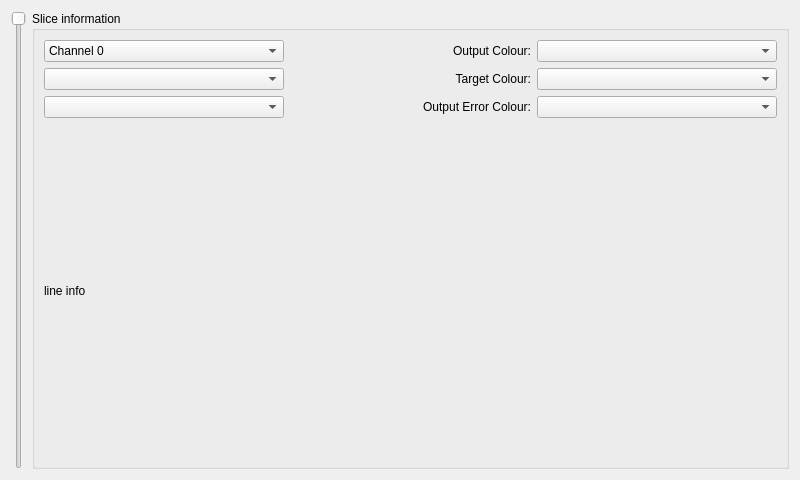
<?xml version="1.0" encoding="UTF-8"?>
<ui version="4.0">
 <class>LSHGridView</class>
 <widget class="QWidget" name="LSHGridView">
  <property name="geometry">
   <rect>
    <x>0</x>
    <y>0</y>
    <width>800</width>
    <height>480</height>
   </rect>
  </property>
  <property name="windowTitle">
   <string>LSH Grid View</string>
  </property>
  <layout class="QHBoxLayout" name="horizontalLayout">
   <item>
    <layout class="QHBoxLayout" name="view_lay"/>
   </item>
   <item>
    <widget class="QSlider" name="lineSlider">
     <property name="orientation">
      <enum>Qt::Vertical</enum>
     </property>
     <property name="invertedAppearance">
      <bool>true</bool>
     </property>
    </widget>
   </item>
   <item>
    <widget class="QGroupBox" name="info_grp">
     <property name="title">
      <string>Slice information</string>
     </property>
     <property name="flat">
      <bool>true</bool>
     </property>
     <layout class="QGridLayout" name="infoGrp_lay">
      <item row="0" column="0">
       <widget class="QComboBox" name="channel">
        <item>
         <property name="text">
          <string>Channel 0</string>
         </property>
        </item>
        <item>
         <property name="text">
          <string>Channel 1</string>
         </property>
        </item>
        <item>
         <property name="text">
          <string>Channel 2</string>
         </property>
        </item>
        <item>
         <property name="text">
          <string>Channel 3</string>
         </property>
        </item>
       </widget>
      </item>
      <item row="5" column="0" colspan="3">
       <widget class="QLabel" name="lineInfo_lbl">
        <property name="text">
         <string>line info</string>
        </property>
       </widget>
      </item>
      <item row="1" column="0">
       <widget class="QComboBox" name="curve"/>
      </item>
      <item row="0" column="1">
       <widget class="QLabel" name="outputColour_lbl">
        <property name="text">
         <string>Output Colour:</string>
        </property>
        <property name="alignment">
         <set>Qt::AlignRight|Qt::AlignTrailing|Qt::AlignVCenter</set>
        </property>
       </widget>
      </item>
      <item row="0" column="2">
       <widget class="QComboBox" name="outputColour"/>
      </item>
      <item row="1" column="1">
       <widget class="QLabel" name="targetColour_lbl">
        <property name="text">
         <string>Target Colour:</string>
        </property>
        <property name="alignment">
         <set>Qt::AlignRight|Qt::AlignTrailing|Qt::AlignVCenter</set>
        </property>
       </widget>
      </item>
      <item row="1" column="2">
       <widget class="QComboBox" name="targetColour"/>
      </item>
      <item row="2" column="1">
       <widget class="QLabel" name="targetMSEColour_lbl">
        <property name="text">
         <string>Output Error Colour:</string>
        </property>
        <property name="alignment">
         <set>Qt::AlignRight|Qt::AlignTrailing|Qt::AlignVCenter</set>
        </property>
       </widget>
      </item>
      <item row="2" column="2">
       <widget class="QComboBox" name="targetMSEColour"/>
      </item>
      <item row="2" column="0">
       <widget class="QComboBox" name="temperature"/>
      </item>
     </layout>
    </widget>
   </item>
  </layout>
 </widget>
 <tabstops>
  <tabstop>lineSlider</tabstop>
  <tabstop>channel</tabstop>
  <tabstop>curve</tabstop>
  <tabstop>temperature</tabstop>
  <tabstop>outputColour</tabstop>
  <tabstop>targetColour</tabstop>
  <tabstop>targetMSEColour</tabstop>
 </tabstops>
 <resources/>
 <connections/>
</ui>
